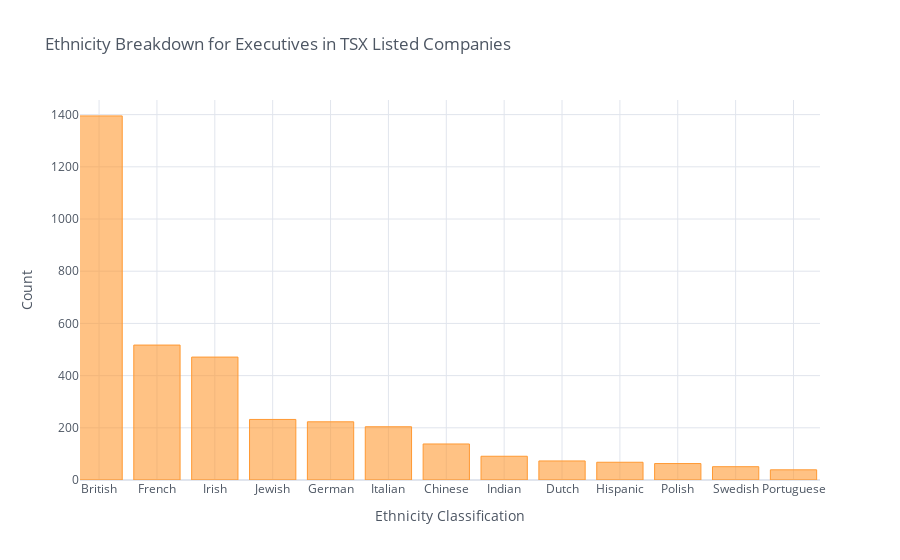

Notebook cell for this chart:
### Code cell
#Ethnicity breakdown of TSX Listed Companies
df = pd.DataFrame(final_df2.ethnicity.value_counts())
df.iplot(kind="bar", bins=30, theme="white", title="Ethnicity Breakdown for Executives in TSX Listed Companies",
         xTitle='Ethnicity Classification', yTitle='Count')

### Figure 1 — Plotly figure (JSON) as saved in the notebook; plotly's stock layout.template omitted (floating-point values rounded to 4 significant figures)
{"data": [{"marker": {"color": "rgba(255, 153, 51, 0.6)", "line": {"color": "rgba(255, 153, 51, 1.0)", "width": 1}}, "name": "ethnicity", "orientation": "v", "text": "", "type": "bar", "x": ["British", "French", "Irish", "Jewish", "German", "Italian", "Chinese", "Indian", "Dutch", "Hispanic", "Polish", "Swedish", "Portuguese", "Greek", "Danish", "Norwegian", "Austrian", "Korean", "Pakistanese", "Malays", "South African", "Swiss", "Flemish", "Hungarian", "Czech", "Lebanese", "Ghanaian", "Vietnamese", "Turkish", "Ukrainian", "Romanian", "Cambodian", "Beninese", "Egyptian", "Croat", "Japanese", "Iranian", "Serbian", "Bangladeshi", "Armenian", "TrinidadTobago", "Ivoirien", "Guinean", "Sri Lankan", "Russian", "Lithuanian", "Burmese", "Zimbabwean", "Nepalese", "Senegalese", "Liberia", "Nigerian", "Haitian", "Burkina Faso", "Palestinian", "Slovanian", "Indonesian", "Mauritius", "Bulgarian", "Algerian", "Syrian", "Mongolese", "Albanian", "Cameroonian", "Moroccan", "Mali", "Latvian", "Finnish", "Tunisian", "Montenegrin", "Congolese (Kinshasa)", "Iraqi", "Tanzanian", "Belarussian", "Azerbaijani", "Eritrea", "Sudanese", "Uzbek", "Bosniak", "Saudi", "Angola", "Comoros", "Macedonian", "Emirati", "Estonian", "Gambian", "Somalia", "Slovakian", "Moldova"], "y": [1395, 517, 471, 232, 223, 204, 138, 91, 73, 68, 63, 51, 39, 34, 28, 27, 27, 27, 27, 22, 20, 18, 18, 16, 13, 12, 12, 11, 11, 11, 10, 9, 9, 9, 8, 8, 7, 7, 6, 6, 4, 4, 4, 4, 4, 4, 4, 4, 4, 4, 4, 3, 3, 3, 3, 3, 3, 3, 3, 2, 2, 2, 2, 2, 2, 2, 2, 2, 2, 1, 1, 1, 1, 1, 1, 1, 1, 1, 1, 1, 1, 1, 1, 1, 1, 1, 1, 1, 1]}], "layout": {"autosize": true, "legend": {"bgcolor": "#FFFFFF", "font": {"color": "#4D5663"}}, "paper_bgcolor": "#FFFFFF", "plot_bgcolor": "#FFFFFF", "title": {"font": {"color": "#4D5663"}, "text": "Ethnicity Breakdown for Executives in TSX Listed Companies"}, "xaxis": {"autorange": false, "gridcolor": "#E1E5ED", "range": [-0.3295, 12.46], "showgrid": true, "tickfont": {"color": "#4D5663"}, "title": {"font": {"color": "#4D5663"}, "text": "Ethnicity Classification"}, "type": "category", "zerolinecolor": "#E1E5ED"}, "yaxis": {"autorange": false, "gridcolor": "#E1E5ED", "range": [0, 1456.0], "showgrid": true, "tickfont": {"color": "#4D5663"}, "title": {"font": {"color": "#4D5663"}, "text": "Count"}, "type": "linear", "zerolinecolor": "#E1E5ED"}}}
